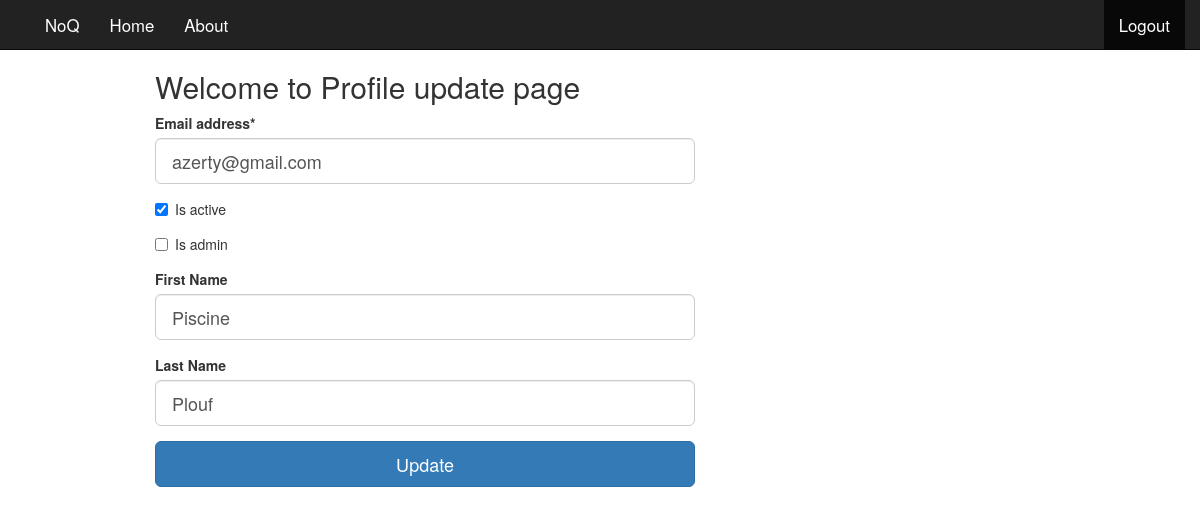
The app's page /profile/ (signed in) with its own data.
### main/models.py (models this page shows, shortened)
class User(AbstractBaseUser):
    email = models.EmailField(
        verbose_name='email address',
        max_length=255,
        unique=True,
    )
    is_active = models.BooleanField(default=True)
    is_admin = models.BooleanField(default=False)
    is_shop_owner = models.BooleanField(default=False, verbose_name='Are you a shop Owner?', blank=True)
    firstName = models.CharField(max_length=100, blank=True, null=True, verbose_name='First Name')
    lastName = models.CharField(max_length=100, blank=True, null=True, verbose_name='Last Name')
    objects = MyUserManager()
    USERNAME_FIELD = 'email'
    REQUIRED_FIELDS = ['is_shop_owner']

### main/views.py (the view)
# urls.py: url(r'^profile/$', views.profile, name='profile'),
def profile(request):
    if not request.user.is_authenticated:
        return redirect('home')
    else:
        context = dict()
        if request.method == 'POST':
            form = UpdateProfile(request.POST, instance=request.user)
            if form.is_valid():
                print('Form is valid')
                form.save()
                return redirect('success')
            else:
                print('Form is not valid')
                return redirect('home')
        else:
            context['form'] = UpdateProfile(instance=request.user)
        return render(request, 'main/update.html', context)

### main/forms.py
class UpdateProfile(forms.ModelForm):
    class Meta:
        model = User
        fields = ('email', 'is_active', 'is_admin', 'firstName', 'lastName')

### templates/main/update.html (shortened to what this page needs)
{% extends 'main/base.html' %}
{% load crispy_forms_tags %}
{% block content %}
    <div class="container">
        <form method ="post" class="form-signin form-group-lg col-md-offset-1 col-md-6 " action=".">
            <h2>Welcome to Profile update page</h2>
            {{ form|crispy }}
            <button type="submit" class="btn btn-lg btn-primary btn-block">Update</button>
        </form>
    </div>
{% endblock %}

### records on screen
User: email "azerty@gmail.com", is_active "☑", firstName "Piscine", lastName "Plouf"
